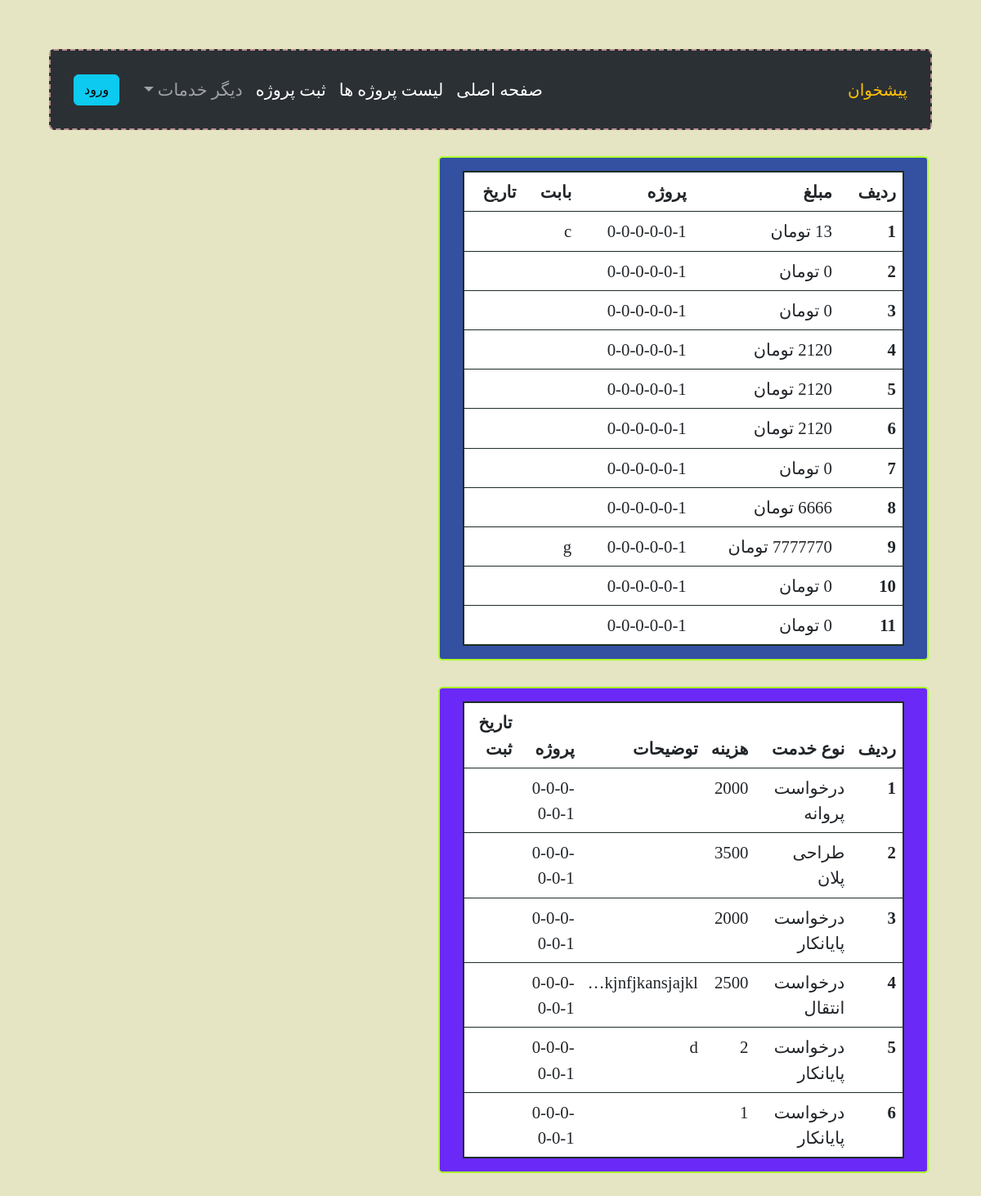
Screenshot of /accounts/project/1/detail with the database file from the repository.
### accounts/models.py (models this page shows, shortened)
class payment(models.Model):
    class Meta:
        verbose_name = 'پرداخت'
        verbose_name_plural = 'پرداخت'
        pass
    project = models.ForeignKey('project', verbose_name="کد نوسازی", on_delete=models.PROTECT, null=False)
    value = models.IntegerField('مبلغ', null=False, default=0)
    date = jmodels.jDateField("تاریخ", null=False, default=timezone.now)
    description = models.TextField(verbose_name="بابت", blank=True)
    service = models.ManyToManyField(Services, null=True, verbose_name='بابت ',)
    pass

class project(models.Model):
    class Meta:
        verbose_name = 'پروژه'
        verbose_name_plural = 'پروژه'
    code_p = models.CharField("کد نوسازی", null=False, default='0-0-0-0-0-0', max_length=50)
    code_erg = models.CharField("کد ارجاع", null=False, default='0', max_length=50)
    add_time = models.DateTimeField('زمان ثبت', auto_now_add=True)
    bill = models.IntegerField('صورتحساب', null=False, default=0)
    construction = 7
    land = 8
    project_finish = 9
    loading_beam = 6
    columnarization = 5
    Destruction = 1
    Foundation_concreting = 4
    Excavation = 2
    foundation = 3
    status_choices = (
        (1, 'تخریب'),
        (2, 'گودبرداری'),
        (3, 'چینش فندانسیون'),
        (4, 'بتن ریزی فندانسیون'),
        (5, 'ستون ریزی'),
        (6, 'تیر ریزی'),
        (7, 'درحال ساخت'),
        (8, 'زمین خالی'),
        (9, 'متفرقه')
    )
    status = models.IntegerField('وضعیت پروژه', choices=status_choices, default=9)
    description = models.TextField(verbose_name="توضیحات", blank=True)
    manager = models.CharField("سازنده", null=False, max_length=50)
    def __str__(self):
        return self.code_p
    pass

### works/models.py (models this page shows, shortened)
class Services(models.Model):
    class Meta:
        verbose_name = 'خدمات'
        verbose_name_plural = 'خدمات'
    a_p = 1
    a_fw = 2
    a_tr = 3
    a_ta = 4
    dr_plan = 5
    another = 6
    services_choices = (
        (1, 'درخواست پروانه'),
        (2, 'درخواست پایانکار'),
        (3, 'درخواست انتقال'),
        (4, 'درخواست تفکیکی'),
        (5, 'طراحی پلان'),
        (6, 'متفرقه')
    )
    define_services = models.IntegerField("خدمات تعریف شده", choices=services_choices)
    cost_services = models.IntegerField('هزینه', null=False)
    description = models.TextField("خدمات متفرقه", blank=True)
    project = models.ForeignKey('accounts.project', verbose_name="پروژه", null=False, on_delete=models.PROTECT)
    date = jmodels.jDateField("تاریخ درخواست", default=timezone.now, null=False)
    pass

### accounts/views.py (the view)
# urls.py: path('project/<int:project_id>/detail', views.Projectdetail, name='project_detail'),
def Projectdetail(request, project_id):
    proj = project.objects.get(pk=project_id)
    pay = payment.objects.all()
    pay = pay.filter(project_id=project_id)
    pay_num = pay.count()
    service = Services.objects.all()
    service = service.filter(project_id=project_id)
    service_num = service.count()
    context = {
        'pay': pay,
        'project': proj,
        'pay_num': pay_num,
        'service': service,
        'service_num': service_num
    }
    return render(request, 'accounts/project_detail.html', context)

### accounts/templates/accounts/project_detail.html (shortened to what this page needs)
{% extends "accounts/Base_template_accounts.html" %}
{% load static %}
{% load jalali_tags %}
{% block main-content %}
    <div class="mother row d-flex flex-md-row justify-content-between align-content-start">
        <div class="one-div d-flex m-3">
            <table class="table  tabel-1  m-3" >
                <thead>
                <tr>
                    <th scope="col">ردیف</th>
                    <th scope="col">مبلغ</th>
                    <th scope="col">پروژه</th>
                    <th scope="col">بابت</th>
                    <th scope="col">تاریخ</th>
                </tr>
                </thead>
                <tbody>
                {% for obj in pay %}
                    <tr>
                        <th scope="row"></th>
                        <td>{{ obj.value }} تومان</td>
                        <td>{{ obj.project }}</td>
                        <td>{{ obj.description|truncatechars:15 }}</td>
                        <td>{{ obj.date|date:"Y/m/d"}}</td>
                    </tr>
                {% endfor %}
                </tbody>
            </table>
        </div>
        <div class="tow-div  d-flex m-3">
            <table class="table  tabel-2  m-3">
                <thead>
                <tr>
                    <th scope="col">ردیف</th>
                    <th scope="col">نوع خدمت</th>
                    <th scope="col">هزینه</th>
                    <th scope="col">توضیحات</th>
                    <th scope="col">پروژه</th>
                    <th scope="col">تاریخ ثبت</th>
                </tr>
                </thead>
                <tbody>
                {% for obj in service %}
                    <tr>
                        <th scope="row"></th>
                        <td>{{ obj.get_define_services_display }} </td>
                        <td>{{  obj.cost_services }}</td>
                        <td>{{ obj.description|truncatechars:15}}</td>
                        <td>{{ obj.project }}</td>
                        <td>{{ obj.date|date:"y/m/d"}}</td>
                    </tr>
                {% endfor %}
                </tbody>
            </table>
        </div>
    </div>
{% endblock %}

### accounts/Static/accounts/css/main.css (style rules this page uses)
body { margin: 60px; background-color: #e5e5c3; padding: 0px ; font-size: 130%; font-family: "Times New Roman", Tahoma; }
.mother { min-width: 100px; }
.one-div { max-height: 700px; width:600px; overflow: auto; text-overflow: ellipsis; border: 2px solid greenyellow; border-radius: 5px; background-color: #3450a1; color: #1e2e23 }
.tabel-1 { background-color:#1a1d27; color:#30ccff; border: 2px solid #1e2e23; border-radius: 5px; }
.tabel-2 { background-color:#1a1d27; color:#f8ce46; border: 2px solid #1e2e23; border-radius: 5px; }
.tow-div { max-height: 700px; width:600px; overflow: auto; text-overflow: ellipsis; border: 2px solid greenyellow; border-radius: 5px; background-color: #6B29F8; }

### rows the page displays
payment: project "0-0-0-0-0-1", description "c"
payment: project "0-0-0-0-0-1"
payment: project "0-0-0-0-0-1"
payment: project "0-0-0-0-0-1"
payment: project "0-0-0-0-0-1"
payment: project "0-0-0-0-0-1"
payment: project "0-0-0-0-0-1"
payment: project "0-0-0-0-0-1"
payment: project "0-0-0-0-0-1", description "g"
payment: project "0-0-0-0-0-1"
payment: project "0-0-0-0-0-1"
Services: define_services "درخواست پروانه", cost_services "2000", project "0-0-0-0-0-1"
Services: define_services "طراحی پلان", cost_services "3500", project "0-0-0-0-0-1"
Services: define_services "درخواست پایانکار", cost_services "2000", project "0-0-0-0-0-1"
Services: define_services "درخواست انتقال", cost_services "2500", description "kjnfjkansjajkl…", project "0-0-0-0-0-1"
Services: define_services "درخواست پایانکار", cost_services "2", description "d", project "0-0-0-0-0-1"
Services: define_services "درخواست پایانکار", cost_services "1", project "0-0-0-0-0-1"
